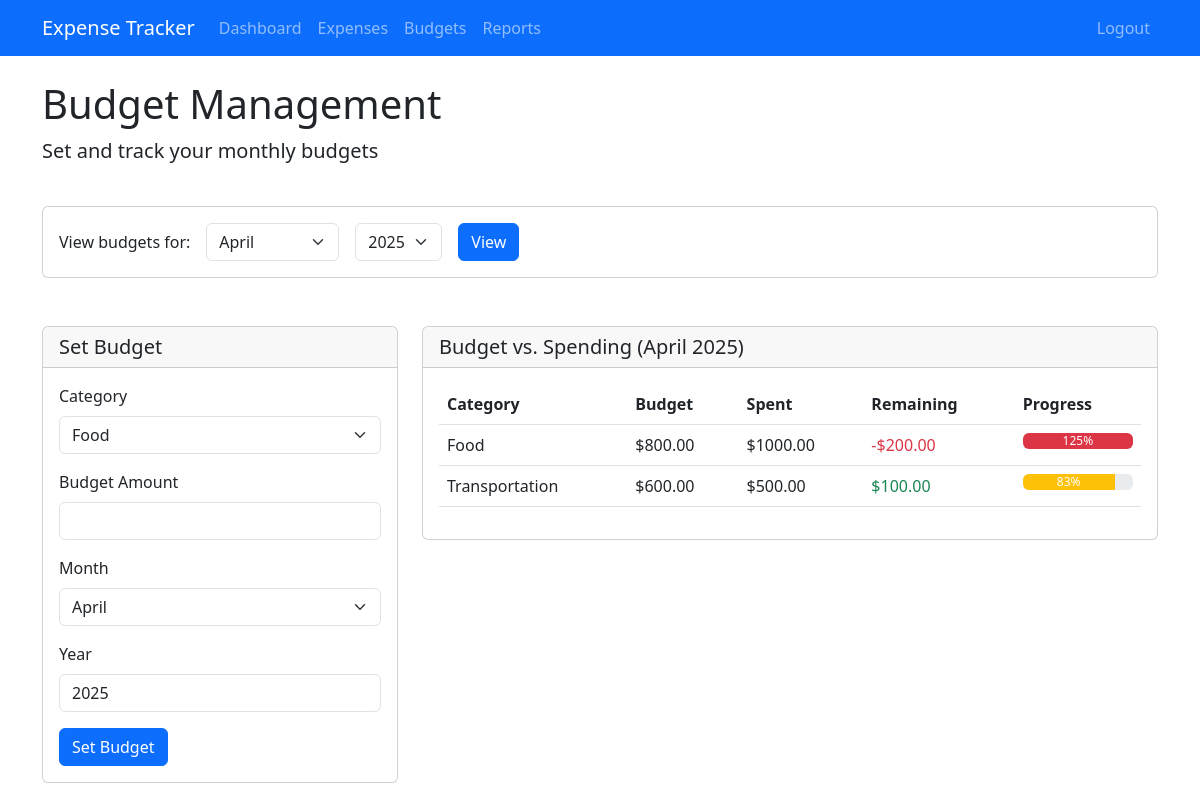
The page /budgets (signed in) on the database its author committed.
### app/models.py (models this page shows, shortened)
class Category(db.Model):
    id = db.Column(db.Integer, primary_key=True)
    name = db.Column(db.String(64), nullable=False)
    description = db.Column(db.String(256))
    expenses = db.relationship('Expense', backref='category', lazy='dynamic')
    budgets = db.relationship('Budget', backref='category', lazy='dynamic')

class Budget(db.Model):
    id = db.Column(db.Integer, primary_key=True)
    amount = db.Column(db.Float, nullable=False)
    month = db.Column(db.Integer, nullable=False)  # 1-12
    year = db.Column(db.Integer, nullable=False)
    user_id = db.Column(db.Integer, db.ForeignKey('user.id'), nullable=False)
    category_id = db.Column(db.Integer, db.ForeignKey('category.id'), nullable=False)
    __table_args__ = (
        db.UniqueConstraint('user_id', 'category_id', 'month', 'year', name='_user_category_month_year_uc'),
    )

### app/routes.py (the view, shortened to what this page needs)
@main.route('/budgets', methods=['GET', 'POST'])
@login_required
def budgets():
    form = BudgetForm()
    form.category_id.choices = [(c.id, c.name) for c in Category.query.all()]
    today = datetime.utcnow()
    form.month.data = form.month.data or today.month
    form.year.data = form.year.data or today.year
    month = request.args.get('month', today.month, type=int)
    year = request.args.get('year', today.year, type=int)
    budgets = Budget.query.filter_by(
        user_id=current_user.id,
        month=month,
        year=year
    ).all()
    budget_data = []
    for budget in budgets:
        spent = get_category_spending(current_user.id, budget.category_id, month, year)
        remaining = budget.amount - spent
        percentage = (spent / budget.amount * 100) if budget.amount > 0 else 0
        budget_data.append({
            'budget': budget,
            'spent': spent,
            'remaining': remaining,
            'percentage': percentage
        })
    return render_template('budgets.html',
                          title='Budgets',
                          form=form,
                          budget_data=budget_data,
                          month=month,
                          year=year)

### app/forms.py
class BudgetForm(FlaskForm):
    amount = FloatField('Budget Amount', validators=[DataRequired(), NumberRange(min=0)])
    category_id = SelectField('Category', validators=[DataRequired()], coerce=int)
    month = SelectField('Month', validators=[DataRequired()], coerce=int, choices=[
        (1, 'January'), (2, 'February'), (3, 'March'), (4, 'April'),
        (5, 'May'), (6, 'June'), (7, 'July'), (8, 'August'),
        (9, 'September'), (10, 'October'), (11, 'November'), (12, 'December')
    ])
    year = IntegerField('Year', validators=[DataRequired(), NumberRange(min=2020, max=2100)])
    submit = SubmitField('Set Budget')

### app/models.py (called while the page is built)
@login_manager.user_loader
def load_user(user_id):
    return User.query.get(int(user_id))

### app/utils.py (called while the page is built)
def get_category_spending(user_id, category_id, month, year):
    start_date = datetime(year, month, 1)
    if month == 12:
        end_date = datetime(year + 1, 1, 1)
    else:
        end_date = datetime(year, month + 1, 1)
    total = db.session.query(func.sum(Expense.amount)) \
        .filter(
            Expense.user_id == user_id,
            Expense.category_id == category_id,
            Expense.date >= start_date,
            Expense.date < end_date
        ).scalar() or 0
    return total

### templates/budgets.html (shortened to what this page needs)
{% extends "base.html" %}
{% block content %}
<div class="row mb-4">
    <div class="col">
        <h1>Budget Management</h1>
        <p class="lead">Set and track your monthly budgets</p>
    </div>
</div>
<div class="row mb-4">
    <div class="col-md-12">
        <div class="card mb-4">
            <div class="card-body">
                <form method="GET" action="{{ url_for('main.budgets') }}" class="row g-3 align-items-center">
                    <div class="col-auto">
                        <label class="col-form-label">View budgets for:</label>
                    </div>
                    <div class="col-auto">
                        <select name="month" id="month-select" class="form-select">
                            {% for month_num, month_name in form.month.choices %}
                            <option value="{{ month_num }}" {% if month_num == month %}selected{% endif %}>{{ month_name }}</option>
                            {% endfor %}
                        </select>
                    </div>
                    <div class="col-auto">
                        <select name="year" id="year-select" class="form-select">
                            {% for year_num in range(2020, 2101) %}
                            <option value="{{ year_num }}" {% if year_num == year %}selected{% endif %}>{{ year_num }}</option>
                            {% endfor %}
                        </select>
                    </div>
                    <div class="col-auto">
                        <button type="submit" class="btn btn-primary">View</button>
                    </div>
                </form>
            </div>
        </div>
    </div>
</div>
<div class="row">
    <div class="col-md-4">
        <div class="card">
            <div class="card-header">
                <h5 class="mb-0">Set Budget</h5>
            </div>
            <div class="card-body">
                <form method="POST" action="">
                    <div class="mb-3">
                        {{ form.category_id.label(class="form-label") }}
                        {{ form.category_id(class="form-select") }}
                    </div>
                    <div class="mb-3">
                        {{ form.amount.label(class="form-label") }}
                        {{ form.amount(class="form-control", type="number", step="0.01") }}
                    </div>
                    <div class="mb-3">
                        {{ form.month.label(class="form-label") }}
                        {{ form.month(class="form-select") }}
                    </div>
                    <div class="mb-3">
                        {{ form.year.label(class="form-label") }}
                        {{ form.year(class="form-control") }}
                    </div>
                    {{ form.submit(class="btn btn-primary") }}
                </form>
            </div>
        </div>
    </div>
    <div class="col-md-8">
        <div class="card">
            <div class="card-header">
                <h5 class="mb-0">Budget vs. Spending ({{ form.month.choices[month-1][1] }} {{ year }})</h5>
            </div>
            <div class="card-body">
                {% if budget_data %}
                <div class="table-responsive">
                    <table class="table table-hover">
                        <thead>
                            <tr>
                                <th>Category</th>
                                <th>Budget</th>
                                <th>Spent</th>
                                <th>Remaining</th>
                                <th>Progress</th>
                            </tr>
                        </thead>
                        <tbody>
                            {% for item in budget_data %}
                            <tr>
                                <td>{{ item.budget.category.name }}</td>
                                <td>${{ "%.2f"|format(item.budget.amount) }}</td>
                                <td>${{ "%.2f"|format(item.spent) }}</td>
                                <td>
                                    {% if item.remaining >= 0 %}
                                    <span class="text-success">${{ "%.2f"|format(item.remaining) }}</span>
                                    {% else %}
                                    <span class="text-danger">-${{ "%.2f"|format(item.remaining|abs) }}</span>
                                    {% endif %}
                                </td>
                                <td>
                                    <div class="progress">
                                        {% if item.percentage <= 75 %}
                                        <div class="progress-bar bg-success" role="progressbar" style="width: {{ item.percentage }}%">
                                            {{ "%.0f"|format(item.percentage) }}%
                                        </div>
                                        {% else %}
                                        {% if item.percentage <= 90 %}
                                        <div class="progress-bar bg-warning" role="progressbar" style="width: {{ item.percentage }}%">
                                            {{ "%.0f"|format(item.percentage) }}%
                                        </div>
                                        {% else %}
                                        {% if item.percentage > 100 %}
                                        <div class="progress-bar bg-danger" role="progressbar" style="width: 100%">
                                            {{ "%.0f"|format(item.percentage) }}%
                                        </div>
                                        {% else %}
                                        <div class="progress-bar bg-danger" role="progressbar" style="width: {{ item.percentage }}%">
                                            {{ "%.0f"|format(item.percentage) }}%
                                        </div>
                                        {% endif %}
                                        {% endif %}
                                        {% endif %}
                                    </div>
                                </td>
                            </tr>
                            {% endfor %}
                        </tbody>
                    </table>
                </div>
                {% else %}
                <p class="text-muted">No budgets set for {{ form.month.choices[month-1][1] }} {{ year }}. Use the form to set your first budget.</p>
                {% endif %}
            </div>
        </div>
    </div>
</div>
{% endblock %}

### rows shown on the page
Category: budget.category.name "Food"
Budget: budget.amount "800.00"
Category: budget.category.name "Transportation"
Budget: budget.amount "600.00"

### other values the page prints
{{ year }} "2025"
{{ "%.2f"|format(item.spent) }} "1000.00" "500.00"
{{ "%.2f"|format(item.remaining|abs) }} "200.00"
{{ "%.0f"|format(item.percentage) }} "125"
{{ "%.2f"|format(item.remaining) }} "100.00"
{{ "%.0f"|format(item.percentage) }} "83"
form field month "April"
form field year "2025"
